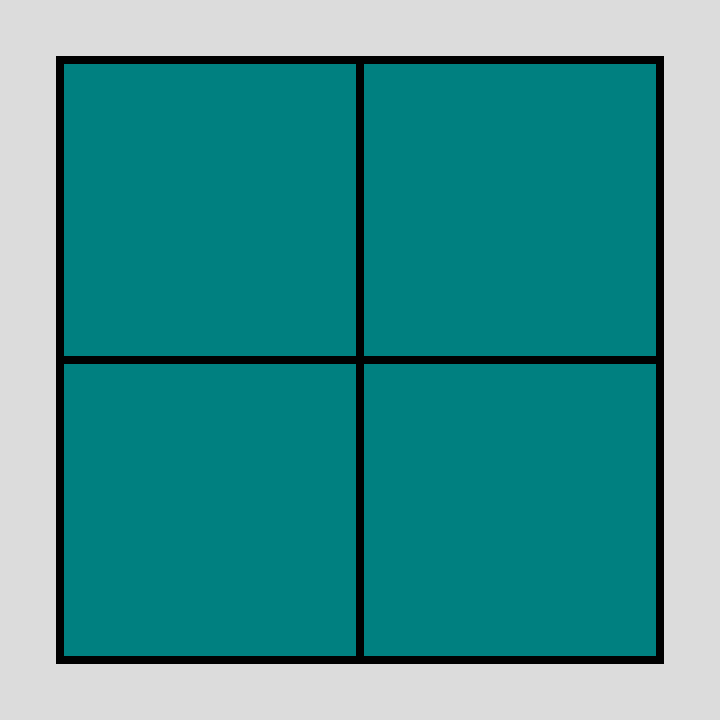
Frame 1 (no input)
Frame 2 (the mouse pressed at the canvas centre, redrawn once): identical to frame 1, image omitted

The p5.js sketch that drew this single still picture (run headless with seeded random() and noise() and a simulated clock; the mouse was pressed at the canvas centre and the sketch redrawn once):

// p5.js sketch
// ── sketch.js
function setup() { // runs once 
  createCanvas(720,720);
  background (255,0,0);
  fill ("teal");
  strokeWeight(8);
}

function draw() { 
  background(220);
  
  translate(60,60);
 
  for (var y = 0; y < 600; y = y + 300){
    for (var x = 0; x < 600; x = x + 300) {
    quad (x, y,
       x + 300, y, 
       x + 300, y+300,
       x, y+300); 
    } 
  }
  
  
  noLoop(); 
}
